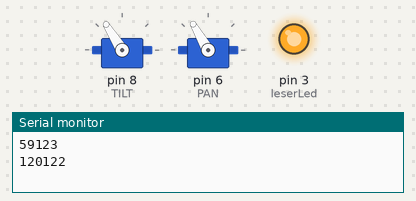
Bench run of a sketch on a simulated Arduino Uno, built with avr-gcc and run on an emulated ATmega328P. Parts: 2 × servo, output pins drawn as LEDs (lit = HIGH), the last lines printed to the serial monitor. Random numbers use the default seed unless the sketch sets one.

Above: at 0.28 s.
At 10.0 s:
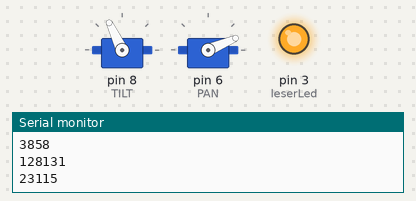
At 20.4 s:
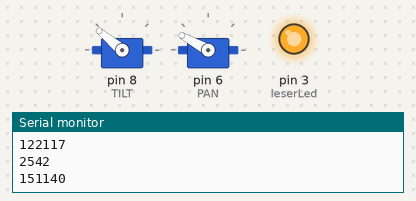
At 38.7 s:
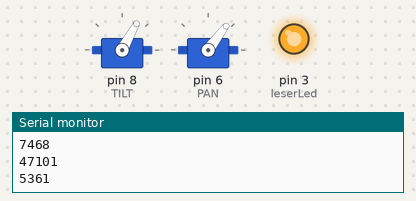
Timing chart, 0 to 40.0 s (numbered marks = the images above):
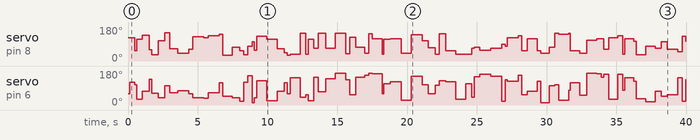

The sketch:

funnyCat.ino
```cpp
#include <Servo.h>
Servo servo1, servo2;
byte leserLed=3;
byte pan;
byte tilt;
int speed;
int s1Min=20;
int s1Max=160;
int s2Min=40;
int s2Max=140;
int speedMin=100;
int speedMax=800;
void setup() {

    Serial.begin(9600);
    pinMode(leserLed, OUTPUT);
    digitalWrite(leserLed, HIGH);
    servo2.attach(8);
    servo1.attach(6);
    servo1.write(90);
    servo2.write(90);
}
void loop() {
    speed=random(speedMin, speedMax);
    pan=random(s1Min, s1Max);
    tilt=random(s2Min, s2Max);
    if (pan>90){
        pan+=10;
    }else if (pan<90){
        pan-=10;
    }
    if (tilt>90){
        tilt+=10;
    }else if (tilt<90){
        tilt-=10;
    }
    servo1.write(pan);
    servo2.write(tilt);
    Serial.print(pan);
    Serial.println(tilt);
    delay(speed);

}
```

funcat-example.cpp
```cpp
#include <Arduino.h>
#include <Servo.h>
const int PAN = 6;         //Pan Servo Digital Pin
const int TILT = 8;        //Tilt Servo Digital Pin
const int LASER = 2;        //Laser Digital Pin
const int PAN_MIN = 50;     // minimum pan servo range, value should be between 0 and 180 and lower than PAN_MAX
const int PAN_MAX = 140;    // maximum pan servo range, value should be between 0 and 180 and more than PAN_MIN
const int TILT_MIN = 80;    // minimum tilt servo range, value should be between 0 and 180 and lower than TILT_MAX
const int TILT_MAX = 100;   // maximum tilt servo range, value should be between 0 and 180 and more than TILT_MIN
const int SPEED_MIN = 10;   // minimum interpolation speed (less than 5 not recommended)
const int SPEED_MAX = 15;   // maximum interpolation speed (Lower SPEED_MAX values mean that the program will cycle more quickly, leading to an increased occurance of pausing. Adjust ROLL_MAX accordingly)
const int ROLL_MAX = 40;    // Roll the dice for random pause. Lower value = more frequent pauses, higher value = less frequent pauses
const int PAUSE_MIN = 100;  // define minimum pause length in mS. 1000 = 1 second
const int PAUSE_MAX = 500; // define maximum pause length in mS.

Servo panServo, tiltServo;  // create servo objects to control the pan and tilt servos

long dazer_speed;
int dazer_pause_roll;
int pause_length = 1;

int panValue = 90;   //current positional value being sent to the pan servo.
int tiltValue = 90;  //current positional value being sent to the tilt servo.
byte pan_goal;
byte tilt_goal;

//State Variables
int laserState = LOW;         //The current state of the laser module

//Timing variables
long lastDebounceTime = 0;  // the last time the output pin was toggled. This variable is a 'long' because it may need to hold many milliseconds, and a 'long' will afford more space than an 'int'
int debounceDelay = 50;    // the amount of time that that a button must be held, for a reading to register (in milliseconds)

void setup()
{
  //initialize servos
  panServo.attach(PAN);  // attaches/activates the pan servo on pin PAN
  tiltServo.attach(TILT);  // attaches/activates the tilt servo on pin TILT

  //initalize digital pins
  pinMode(LASER, OUTPUT);      //set the LASER Pin to an output

  //write initial servo positions to set the servos to 'home'
  panServo.write(panValue);  //sets the pan servo position to the default 'home' value
  tiltServo.write(tiltValue);//sets the tilt servo position to the default 'home' value

  randomSeed(analogRead(0));  //set a basis for the random() engine, based off of analog0 which will be a random number because nothing is attached

  digitalWrite(LASER, HIGH);
}

void loop()
{
  dazer_pause_roll = random(1, ROLL_MAX);      //pick a random number between 1 and ROLL_MAX
  pause_length = random(PAUSE_MIN, PAUSE_MAX); //pick a random number between PAUSE_MIN and PAUSE_MAX
  delay(pause_length);                         //use the random number to pause for pause_length milliseconds

  pan_goal = random(PAN_MIN, PAN_MAX);
  tilt_goal = random(TILT_MIN, TILT_MAX);
  dazer_speed = random(SPEED_MIN, SPEED_MAX);
  //perfom the loop while the current positions are different from the goal positions

  //if the pan_goal is larger than the pan position, move the pan position up
  if (pan_goal > panValue)
  {
    panValue = panValue++;
  }

  //if the pan_goal is smaller than the pan position, move the pan position down
  else if (pan_goal < panValue)
  {
    panValue = panValue--;
  }

  //if the tilt_goal is larger than the tilt position, move the pan position up
  if (tilt_goal > tiltValue)
  {
    tiltValue = tiltValue++;
  }
  //if the tilt_goal is smaller than the tilt position, move the pan position down
  else if (tilt_goal < tiltValue)
  {
    tiltValue = tiltValue--;
  }

  panServo.write(pan_goal);                    // sets the servo position according to the scaled value
  tiltServo.write(tilt_goal);                  // sets the servo position according to the scaled value
  delay(dazer_speed);                          // waits for a random delay before the next loop
} //end loop()
```

Measured:
- by itself, servo on pin 8 (TILT): 123° → 122° at 0.11 s, → 53° 0.36 s later, → 115° 0.14 s later, → 137° 0.41 s later, … (88 changes in this stretch)
- by itself, servo on pin 6 (PAN): 59° → 120° at 0.11 s, → 108° 0.36 s later, → 30° 0.14 s later, → 72° 0.41 s later, … (88 changes in this stretch)
